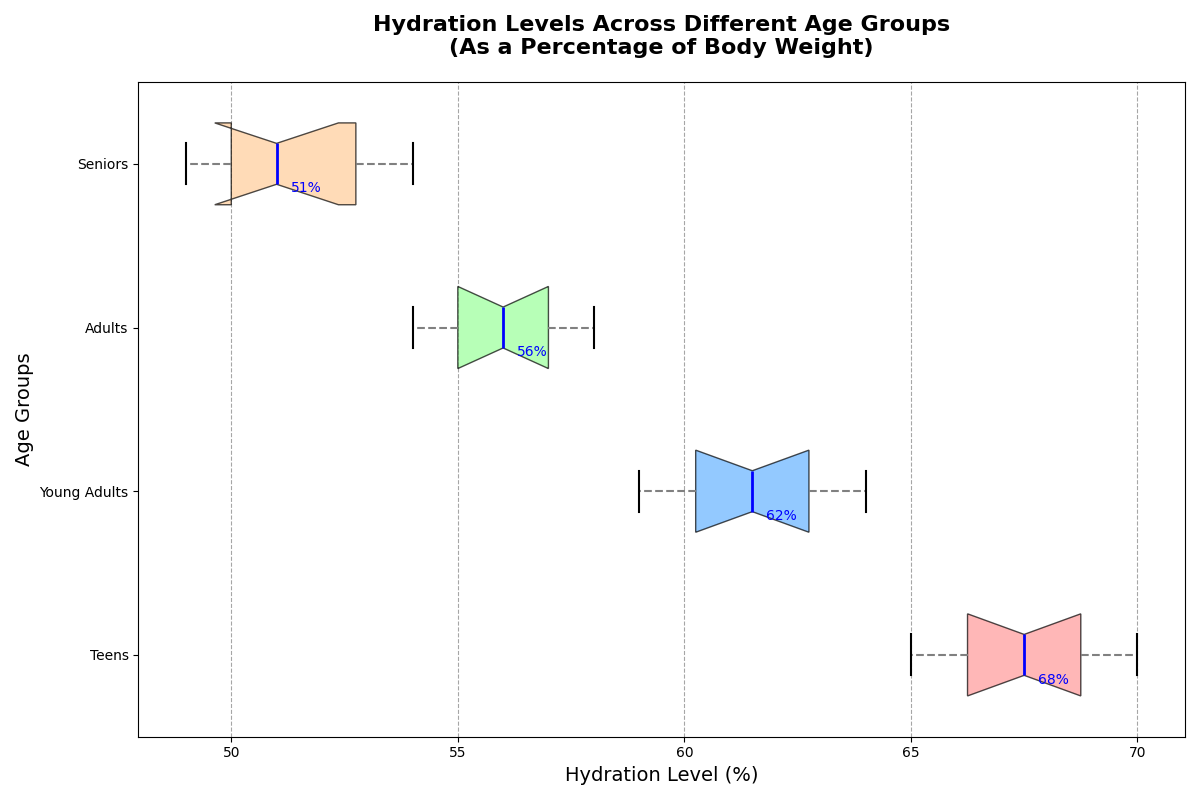

Generate this figure with Python:
import matplotlib.pyplot as plt

# Data for hydration levels across different age groups
teens_hydration = [66, 67, 68, 65, 70, 69, 68, 67, 66, 69]
young_adults_hydration = [60, 62, 61, 59, 63, 64, 62, 61, 60, 63]
adults_hydration = [55, 56, 58, 54, 57, 56, 55, 58, 54, 57]
seniors_hydration = [50, 52, 51, 49, 53, 54, 51, 50, 49, 53]

# Aggregate the data
data = [teens_hydration, young_adults_hydration, adults_hydration, seniors_hydration]

# Age group labels
age_groups = ["Teens", "Young Adults", "Adults", "Seniors"]

# Create the plot
fig, ax = plt.subplots(figsize=(12, 8))

# Create the horizontal box plot
boxplot = ax.boxplot(data, patch_artist=True, vert=False, labels=age_groups, notch=True, widths=0.5)

# Custom colors for the boxes
colors = ['#FF9999', '#66B3FF', '#99FF99', '#FFCC99']
for patch, color in zip(boxplot['boxes'], colors):
    patch.set_facecolor(color)
    patch.set_alpha(0.7)

# Customizing whiskers, caps, medians, and outliers
plt.setp(boxplot['whiskers'], color='gray', linewidth=1.5, linestyle="--")
plt.setp(boxplot['caps'], color='black', linewidth=1.5)
plt.setp(boxplot['medians'], color='blue', linewidth=2)
plt.setp(boxplot['fliers'], marker='o', color='red', alpha=0.6)

# Title and labels
ax.set_title("Hydration Levels Across Different Age Groups\n(As a Percentage of Body Weight)", fontsize=16, fontweight='bold', pad=20)
ax.set_xlabel("Hydration Level (%)", fontsize=14)
ax.set_ylabel("Age Groups", fontsize=14)

# Grid for x-axis
ax.xaxis.grid(True, linestyle='--', color='grey', alpha=0.7)

# Highlighting medians with annotations
for i, median in enumerate(boxplot['medians']):
    y_median = median.get_ydata()[0]
    x_median = median.get_xdata()[1]
    ax.annotate(f'{x_median:.0f}%', xy=(x_median, y_median), xytext=(10, -3),
                textcoords='offset points', color='blue', fontsize=10, va='center')

# Tight layout to improve appearance
plt.tight_layout()

# Display the chart
plt.show()
